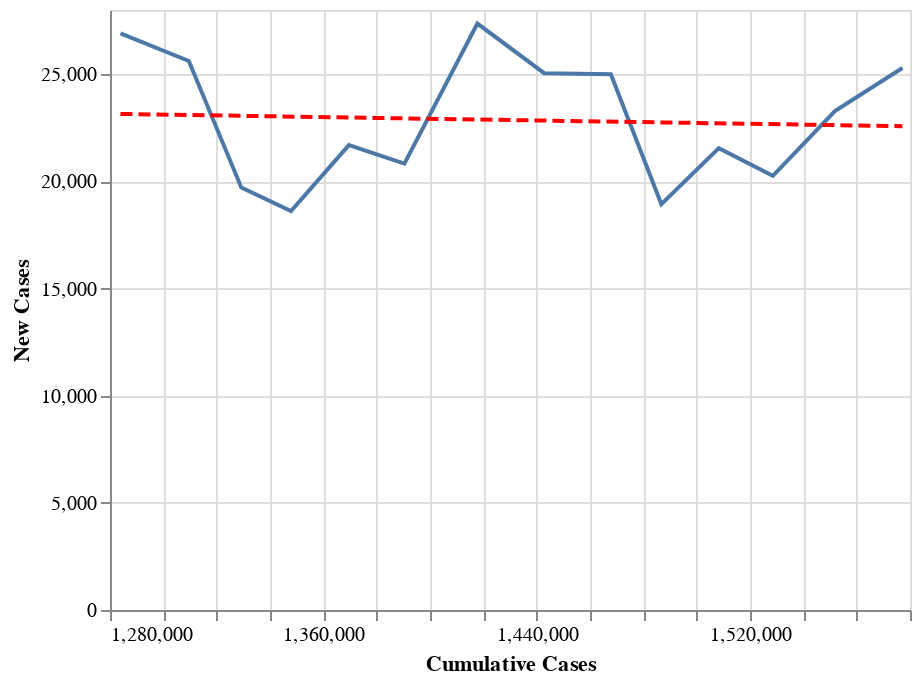

Here is the notebook cell this chart was saved with:
### Code cell
data = country_level
state = alt.Chart(data[data['Country'] == 'US'].sort_values('Date').tail(14)).mark_line().encode(
    alt.X('Confirmed:Q', axis=alt.Axis(title='Cumulative Cases')),
    alt.Y('Confirmed_New:Q', axis=alt.Axis(title='New Cases'))
)
reg = state.transform_regression("Confirmed", "Confirmed_New", method="linear").mark_line(color='red', strokeDash=[6,3])
(state+reg).interactive()

### Figure 1 — Vega-Lite specification as saved in the notebook (floating-point values rounded to 4 significant figures)
{"config": {"view": {"continuousWidth": 400, "continuousHeight": 300}}, "layer": [{"mark": "line", "encoding": {"x": {"type": "quantitative", "axis": {"title": "Cumulative Cases"}, "field": "Confirmed"}, "y": {"type": "quantitative", "axis": {"title": "New Cases"}, "field": "Confirmed_New"}}, "selection": {"selector055": {"type": "interval", "bind": "scales", "encodings": ["x", "y"]}}}, {"mark": {"type": "line", "color": "red", "strokeDash": [6, 3]}, "encoding": {"x": {"type": "quantitative", "axis": {"title": "Cumulative Cases"}, "field": "Confirmed"}, "y": {"type": "quantitative", "axis": {"title": "New Cases"}, "field": "Confirmed_New"}}, "transform": [{"on": "Confirmed", "regression": "Confirmed_New", "method": "linear"}]}], "data": {"name": "data-e4a54b1b7d6e48904af522080e1d65d4"}, "$schema": "https://vega.github.io/schema/vega-lite/v4.0.2.json", "datasets": {"data-e4a54b1b7d6e48904af522080e1d65d4": [{"Country": "US", "Date": "05-08-2020", "Confirmed": 1284000.0, "Deaths": 77180.0, "Recovered": 199000.0, "Confirmed_New": 26910.0, "Deaths_New": 1518.0, "Recovered_New": 3957.0, "Active": 1008000.0}, {"Country": "US", "Date": "05-09-2020", "Confirmed": 1310000.0, "Deaths": 78800.0, "Recovered": 212500.0, "Confirmed_New": 25620.0, "Deaths_New": 1615.0, "Recovered_New": 13540.0, "Active": 1018000.0}, {"Country": "US", "Date": "05-10-2020", "Confirmed": 1329000.0, "Deaths": 79530.0, "Recovered": 216200.0, "Confirmed_New": 19710.0, "Deaths_New": 731.0, "Recovered_New": 3635.0, "Active": 1034000.0}, {"Country": "US", "Date": "05-11-2020", "Confirmed": 1348000.0, "Deaths": 80680.0, "Recovered": 232700.0, "Confirmed_New": 18620.0, "Deaths_New": 1156.0, "Recovered_New": 16560.0, "Active": 1034000.0}, {"Country": "US", "Date": "05-12-2020", "Confirmed": 1370000.0, "Deaths": 82380.0, "Recovered": 230300.0, "Confirmed_New": 21690.0, "Deaths_New": 1694.0, "Recovered_New": -2446.0, "Active": 1057000.0}, {"Country": "US", "Date": "05-13-2020", "Confirmed": 1390000.0, "Deaths": 84120.0, "Recovered": 243400.0, "Confirmed_New": 20830.0, "Deaths_New": 1743.0, "Recovered_New": 13140.0, "Active": 1063000.0}, {"Country": "US", "Date": "05-14-2020", "Confirmed": 1418000.0, "Deaths": 85900.0, "Recovered": 246400.0, "Confirmed_New": 27370.0, "Deaths_New": 1779.0, "Recovered_New": 2984.0, "Active": 1085000.0}, {"Country": "US", "Date": "05-15-2020", "Confirmed": 1443000.0, "Deaths": 87530.0, "Recovered": 250700.0, "Confirmed_New": 25050.0, "Deaths_New": 1632.0, "Recovered_New": 4333.0, "Active": 1105000.0}, {"Country": "US", "Date": "05-16-2020", "Confirmed": 1468000.0, "Deaths": 88750.0, "Recovered": 268400.0, "Confirmed_New": 25000.0, "Deaths_New": 1224.0, "Recovered_New": 17630.0, "Active": 1111000.0}, {"Country": "US", "Date": "05-17-2020", "Confirmed": 1487000.0, "Deaths": 89560.0, "Recovered": 272300.0, "Confirmed_New": 18940.0, "Deaths_New": 808.0, "Recovered_New": 3889.0, "Active": 1125000.0}, {"Country": "US", "Date": "05-18-2020", "Confirmed": 1508000.0, "Deaths": 90350.0, "Recovered": 283200.0, "Confirmed_New": 21550.0, "Deaths_New": 785.0, "Recovered_New": 10910.0, "Active": 1135000.0}, {"Country": "US", "Date": "05-19-2020", "Confirmed": 1529000.0, "Deaths": 91920.0, "Recovered": 289400.0, "Confirmed_New": 20260.0, "Deaths_New": 1574.0, "Recovered_New": 6214.0, "Active": 1147000.0}, {"Country": "US", "Date": "05-20-2020", "Confirmed": 1552000.0, "Deaths": 93440.0, "Recovered": 294300.0, "Confirmed_New": 23280.0, "Deaths_New": 1518.0, "Recovered_New": 4920.0, "Active": 1164000.0}, {"Country": "US", "Date": "05-21-2020", "Confirmed": 1577000.0, "Deaths": 94700.0, "Recovered": 298400.0, "Confirmed_New": 25290.0, "Deaths_New": 1263.0, "Recovered_New": 4106.0, "Active": 1184000.0}]}}
